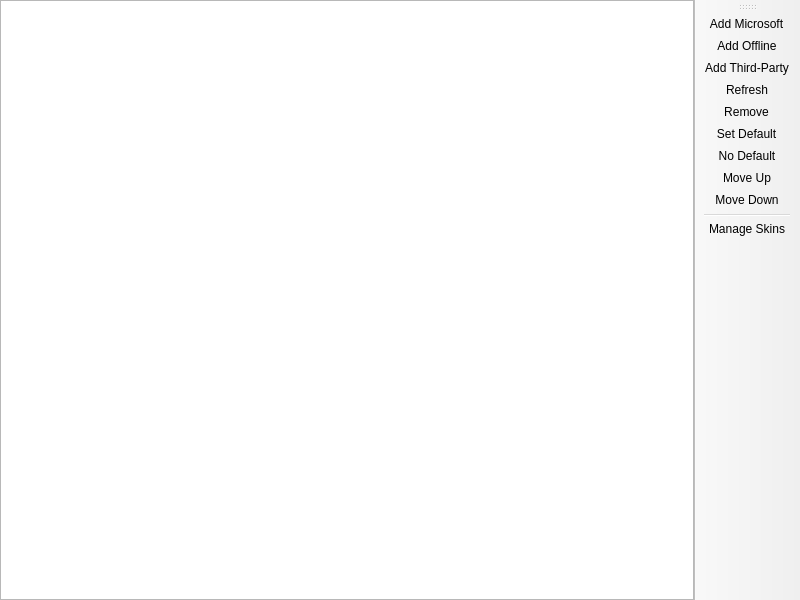
<?xml version="1.0" encoding="UTF-8"?>
<ui version="4.0">
 <class>AccountListPage</class>
 <widget class="QMainWindow" name="AccountListPage">
  <property name="geometry">
   <rect>
    <x>0</x>
    <y>0</y>
    <width>800</width>
    <height>600</height>
   </rect>
  </property>
  <widget class="QWidget" name="centralwidget">
   <layout class="QHBoxLayout" name="horizontalLayout">
    <property name="leftMargin">
     <number>0</number>
    </property>
    <property name="topMargin">
     <number>0</number>
    </property>
    <property name="rightMargin">
     <number>0</number>
    </property>
    <property name="bottomMargin">
     <number>0</number>
    </property>
    <item>
     <widget class="VersionListView" name="listView">
      <property name="alternatingRowColors">
       <bool>true</bool>
      </property>
      <property name="rootIsDecorated">
       <bool>false</bool>
      </property>
      <property name="itemsExpandable">
       <bool>false</bool>
      </property>
      <property name="allColumnsShowFocus">
       <bool>true</bool>
      </property>
      <attribute name="headerStretchLastSection">
       <bool>false</bool>
      </attribute>
     </widget>
    </item>
   </layout>
  </widget>
  <widget class="WideBar" name="toolBar">
   <attribute name="toolBarArea">
    <enum>RightToolBarArea</enum>
   </attribute>
   <attribute name="toolBarBreak">
    <bool>false</bool>
   </attribute>
   <addaction name="actionAddMicrosoft"/>
   <addaction name="actionAddOffline"/>
   <addaction name="actionAddThirdParty"/>
   <addaction name="actionRefresh"/>
   <addaction name="actionRemove"/>
   <addaction name="actionSetDefault"/>
   <addaction name="actionNoDefault"/>
   <addaction name="actionMoveUp"/>
   <addaction name="actionMoveDown"/>
   <addaction name="separator"/>
   <addaction name="actionManageSkins"/>
  </widget>
  <action name="actionSetDefault">
   <property name="text">
    <string>&amp;Set Default</string>
   </property>
  </action>
  <action name="actionNoDefault">
   <property name="checkable">
    <bool>true</bool>
   </property>
   <property name="text">
    <string>&amp;No Default</string>
   </property>
  </action>
  <action name="actionManageSkins">
   <property name="text">
    <string>&amp;Manage Skins</string>
   </property>
   <property name="toolTip">
    <string>Manage Skins</string>
   </property>
  </action>
  <action name="actionAddMicrosoft">
   <property name="text">
    <string>&amp;Add Microsoft</string>
   </property>
  </action>
  <action name="actionAddOffline">
   <property name="text">
    <string>Add &amp;Offline</string>
   </property>
  </action>
  <action name="actionAddThirdParty">
   <property name="text">
    <string>Add &amp;Third-Party</string>
   </property>
  </action>
  <action name="actionRefresh">
   <property name="text">
    <string>&amp;Refresh</string>
   </property>
   <property name="toolTip">
    <string>Refresh the account tokens</string>
   </property>
  </action>
  <action name="actionRemove">
   <property name="text">
    <string>Remo&amp;ve</string>
   </property>
  </action>
  <action name="actionMoveUp">
   <property name="text">
    <string>Move &amp;Up</string>
   </property>
  </action>
  <action name="actionMoveDown">
   <property name="text">
    <string>Move &amp;Down</string>
   </property>
  </action>
 </widget>
 <customwidgets>
  <customwidget>
   <class>VersionListView</class>
   <extends>QTreeView</extends>
   <header>ui/widgets/VersionListView.h</header>
  </customwidget>
  <customwidget>
   <class>WideBar</class>
   <extends>QToolBar</extends>
   <header>ui/widgets/WideBar.h</header>
  </customwidget>
 </customwidgets>
 <resources/>
 <connections/>
</ui>
